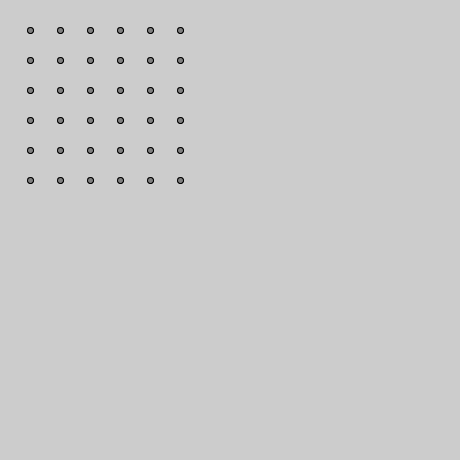
Frame 1 (no input)
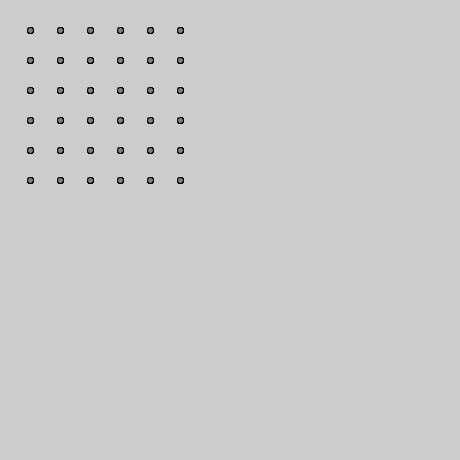
Frame 60 (the mouse pressed at the canvas centre just before this capture)
Frame 120 (the mouse held since frame 60 and released just before this capture): identical to frame 60, image omitted

The Processing sketch that drew these frames (run headless with seeded random() and noise(); from frame 60 on, the mouse is pressed at the canvas centre):

// Processing sketch: puntadas_mio
// ── puntadas_mio.pde
color dotColor= color(127);
color dotColorOver = color(255);
color dotColorClicked = color(0, 0, 0);

Dot[] dots = new Dot[999];
//Dot[][] dots2 = new Dot[25][25];
Line[] lines = new Line[999];

int selectedDot=99, startDot= 99, endDot = 99;
boolean drawing;
boolean solved;

int ancho = 6;
int alto = 6;
int nDot = alto * ancho;

// --------------------------------------------------------------------------
void setup() { 
  size(460, 460);

  frameRate(50);

  drawing=false;
  solved=false;

  int h=0;

  // Genera los puntos en el espacio
  for (int i=1; i<=alto; i++)
  {
    for (int j=1; j<=ancho; j++)
    {
      dots[h] = new Dot(i*30, j*30);
      h++;
    }
  }
  // Color y visivilidad de los puntos
  for (int i=0; i<nDot; i++) {
    dots[i].c = dotColor;
    dots[i].display(dots[i].c);
  }

  /*int axy =0;
  for (int j=0; j<=20; j++) {
    for (int k=0; k<=20; k++) {

      lines[axy] = new Line(j, k);
      axy++;
    }
  }*/
}
// --------------------------------------------------------------------------

void draw() {
  //background(255);

  for (int i=0; i<nDot; i++) {
    dots[i].display(dots[i].c);
  }

  /*for (int i=0; i<99; i++) {
    if (lines[i].visible==true) { 
      lines[i].display();
    }
  }*/


  if (drawing==true) {    
    //line(dots[selectedDot].x, dots[selectedDot].y, mouseX, mouseY);
  }
}

// --------------------------------------------------------------------------
void mousePressed() {}
// --------------------------------------------------------------------------
void mouseReleased() {
  
  if (solved==false) {

    drawing=false; 
    for (int i=0; i<nDot; i++) {
      if ((dots[i].selected()==true) ) {
        drawing=true;
        dots[i].c=dotColorClicked;
        selectedDot=i;
        break;
      }
    }
    
    drawLine(startDot, endDot);
    
    if (drawing==true) {
      if (startDot==99) {
        startDot=selectedDot;
      } else if (endDot==99) {
        endDot=selectedDot;

        drawLine(startDot, endDot);
      }
      startDot=selectedDot;
      endDot=99;
    } else {
      startDot=99;
      endDot=99;
    }
  }
}
// --------------------------------------------------------------------------
class Dot {
  int x; 
  int y; 
  int s; 
  color c; 
  boolean selected;

  Dot(int localX, int localY) {

    x = localX;
    y = localY;
    s = 6;
  }

  void display(int dotColor) {
    fill(dotColor);
    stroke(0);
    strokeWeight(1);
    ellipse(x, y, s, s);
  }

  boolean selected() {

    float disX = x - mouseX;
    float disY = y - mouseY;

    if (sqrt(sq(disX) + sq(disY)) < s/2 ) {
      return true;
    } else {
      return false;
    }
  }
}
// --------------------------------------------------------------------------
class Line {
  int startX, startY;
  int endX, endY;
  boolean visible;


  Line(int startDot, int endDot) {

    startX=dots[startDot].x;
    startY=dots[startDot].y;
    endX=dots[endDot].x;
    endY=dots[endDot].y;
    visible=false;
  }

  void display() {
    int out=0;
    if (out==0) {
      stroke(0, 189, 255);
      strokeWeight(1.5);
      line(startX, startY, endX, endY);
      out=1;
    }
    if (out==1) {
      stroke(255, 189, 0);
    }
  }
}
// --------------------------------------------------------------------------
void drawLine(int startDot, int endDot) {

  int a = 99;
  int b = 99;

  if (startDot < endDot) {
    a = startDot;
    b = endDot;
  } else if (startDot > endDot) {
    a = endDot;
    b = startDot;
  } else {
    drawing=false;
  }

  if (drawing==true) {
    int h=0;
    for (int i=0; i<25; i++) {
      for (int j=0; j<25; j++) {
        if ((a==i)&&(b==j)) { 
          
          //lines[h].visible=true;
        }
        h++;
      }
    }
    rect(460, 460, 0, 230);
  }
}
// --------------------------------------------------------------------------
